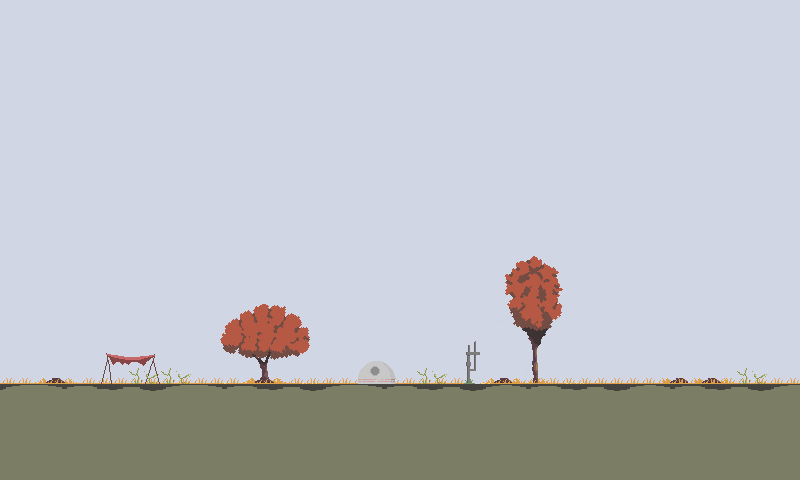

Below is a game level as drawn by its tile map, then a one-line description and the .tmx that defines it (tile-layer data replaced by summaries):
An orthogonal 50x30 tile map with 16x16 px tiles, 4 tile layers (Tile Layer 1, Tile Layer 3, Tile Layer 4, Tile Layer 2) and 1 object.

<map version="1.4" tiledversion="1.4.3" orientation="orthogonal" renderorder="right-down" width="50" height="30" tilewidth="16" tileheight="16" infinite="0" nextlayerid="6" nextobjectid="13">
 <tileset firstgid="1" source="tileset.tsx" />
 <layer id="1" name="Tile Layer 1" width="50" height="30">
  <data>[1500 cells, 1500 non-empty, 12 distinct tile ids]</data>
 </layer>
 <layer id="3" name="Tile Layer 3" width="50" height="30">
  <data>[1500 cells, 52 non-empty, 7 distinct tile ids]</data>
 </layer>
 <objectgroup id="5" name="ground">
  <object id="12" x="0" y="384" width="800" height="96" />
 </objectgroup>
 <layer id="4" name="Tile Layer 4" width="50" height="30">
  <data>[1500 cells, 93 non-empty, 85 distinct tile ids]</data>
 </layer>
 <layer id="2" name="Tile Layer 2" width="50" height="30">
  <data>[1500 cells, 8 non-empty, 2 distinct tile ids]</data>
 </layer>
</map>
